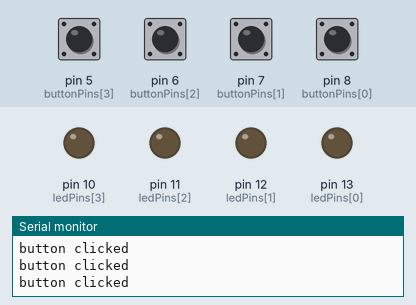
Recording of a program running on a simulated Arduino Uno, built with avr-gcc and run on an emulated ATmega328P. Shown: output pins drawn as LEDs (lit = HIGH), the last lines printed to the serial monitor. The test bench sets the inputs (shaded band); at power-on: pin 5 (buttonPins[3]), pin 6 (buttonPins[2]), pin 7 (buttonPins[1]), pin 8 (buttonPins[0]) HIGH.

Above: at 1.2 s.
1.3 s: pin 5 (buttonPins[3]) pulled LOW for 0.15 s
At 1.9 s:
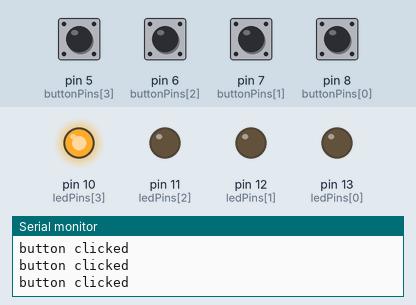
2.9 s: pin 6 (buttonPins[2]) pulled LOW for 0.15 s
At 4.3 s:
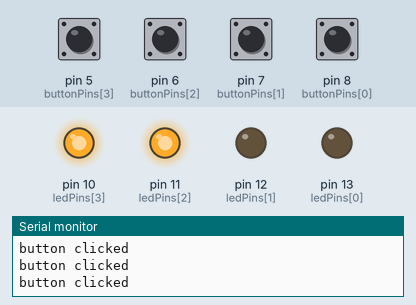
4.6 s: pin 7 (buttonPins[1]) pulled LOW for 0.15 s
At 5.7 s:
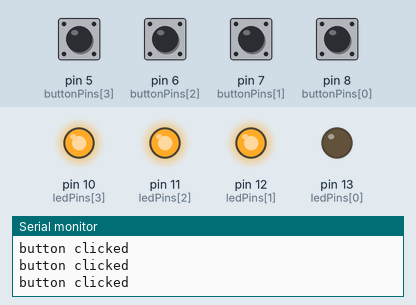
6.3 s: pin 8 (buttonPins[0]) pulled LOW for 0.15 s
At 6.9 s:
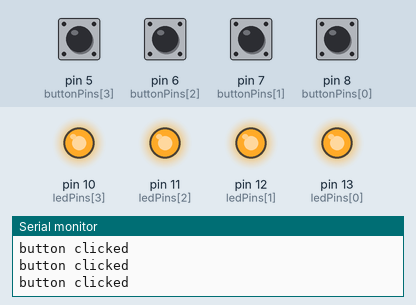
8.0 s: pin 5 (buttonPins[3]) pulled LOW for 1 s
At 9.4 s:
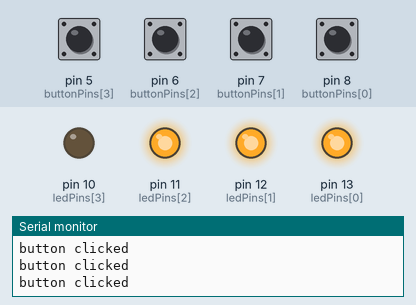
10.5 s: pin 6 (buttonPins[2]) pulled LOW for 1 s
At 12.6 s:
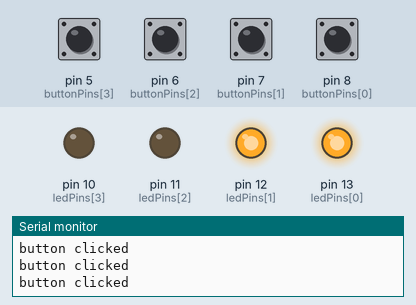
Timing chart, 0 to 14.0 s (numbered marks = the images above; inputs shaded):
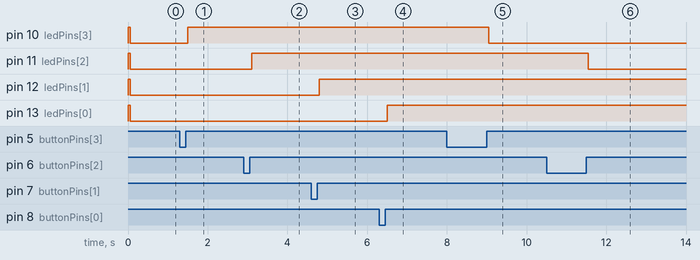

Measured:
- after the input at 1.3 s, pin 10 (ledPins[3]): LOW → HIGH after 0.20 s
- after the input at 2.9 s, pin 11 (ledPins[2]): LOW → HIGH after 0.20 s
- after the input at 4.6 s, pin 12 (ledPins[1]): LOW → HIGH after 0.20 s
- after the input at 6.3 s, pin 13 (ledPins[0]): LOW → HIGH after 0.20 s
- after the input at 8.0 s, pin 10 (ledPins[3]): HIGH → LOW after 1.0 s
- after the input at 10.5 s, pin 11 (ledPins[2]): HIGH → LOW after 1.1 s

The program:

main.cpp
```cpp
#include <Arduino.h>

#define DEBOUNCE_DELAY 50
#define PINS 4

const int ledPins[PINS] = {13, 12, 11, 10};
int ledStates[PINS] = {HIGH, HIGH, HIGH, HIGH};

const int buttonPins[PINS] = {8, 7, 6, 5};
int buttonStates[PINS];
int lastButtonStates[PINS] = {LOW, LOW, LOW, LOW};

unsigned long lastDebounceTimes[PINS] = {0, 0, 0, 0};

void setup()
{
    Serial.begin(9600);
    for (size_t i = 0; i < PINS; i++)
    {
        pinMode(ledPins[i], OUTPUT);
        pinMode(buttonPins[i], INPUT_PULLUP);
        digitalWrite(ledPins[i], ledStates[i]);
    }
}

void debounce_button(int index)
{
    int buttonPin = buttonPins[index];
    int ledPin = ledPins[index];

    int reading = digitalRead(buttonPin);

    if (reading != lastButtonStates[index])
    {
        lastDebounceTimes[index] = millis();
    }

    if ((millis() - lastDebounceTimes[index]) > DEBOUNCE_DELAY)
    {

        if (reading != buttonStates[index])
        {
            buttonStates[index] = reading;

            if (buttonStates[index] == HIGH)
            {
                ledStates[index] = !ledStates[index];
                Serial.println("button clicked");
            }
        }
    }

    digitalWrite(ledPin, ledStates[index]);
    lastButtonStates[index] = reading;
}

void debounce_buttons()
{
    for (size_t i = 0; i < PINS; i++)
    {
        debounce_button(i);
    }
}

void loop()
{
    debounce_buttons();
}
```
